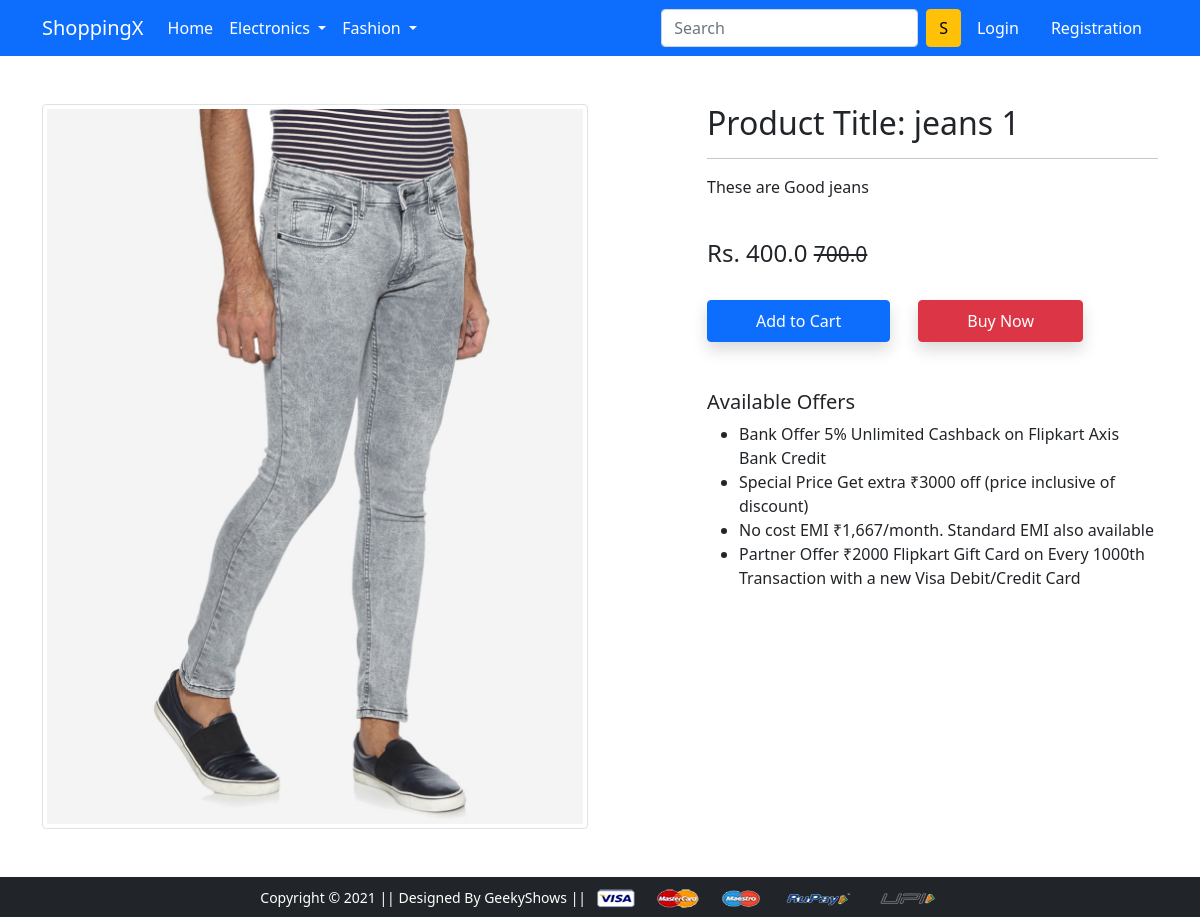
Screenshot of /product-detail/1 with the database file from the repository.
### app/models.py (models this page shows, shortened)
class Product(models.Model):
    title = models.CharField(max_length=100)
    selling_price = models.FloatField()
    discounted_price = models.FloatField()
    description = models.TextField()
    brand = models.CharField(max_length=100)
    category = models.CharField( choices=CATEGORY_CHOICES, max_length=2)
    product_image = models.ImageField(upload_to='productimg')

### app/views.py (the view)
# urls.py: path('product-detail/<int:pk>', views.ProductDetailView.as_view(), name='product-detail'),
class ProductDetailView(View):
 def get(self, request, pk):
    product = Product.objects.get(pk=pk)
    item_already_in_cart = False
    if request.user.is_authenticated:
     item_already_in_cart = Cart.objects.filter(Q(product=product.id) & Q(user = request.user)).exists()
    return render(request, 'app/productdetail.html', {'product':product, 'item_already_in_cart': item_already_in_cart})

### app/templates/app/productdetail.html (shortened to what this page needs)
{% extends 'app/base.html' %}
{% load static %}
{% block main-content %}
<div class="container my-5">
 <div class="row">
  <div class="col-sm-6 text-center align-self-center">
   <img src="{{product.product_image.url}}" alt="" class="img-fluid img-thumbnail">
  </div>
  <div class="col-sm-5 offset-sm-1">
   <h2>Product Title: {{product.title}}</h2>
   <hr>
   <p>{{product.description}}</p> <br>
   <h4>Rs. {{product.discounted_price}} <small class="fw-light text-decoration-line-through">{{product.selling_price}}</small></h4> <br>
   {% if not request.user.is_authenticated %}
     <form action="/add-to-cart" class="d-inline">
    <button type="submit" class="btn btn-primary shadow px-5 py-2">Add to Cart</button>
     </form>
   {% endif %}
   <a href="{% url 'checkout' %}" class="btn btn-danger shadow px-5 py-2 ms-4">Buy Now</a>
   <h5 class="mt-5">Available Offers</h5>
   <ul>
    <li>Bank Offer 5% Unlimited Cashback on Flipkart Axis Bank Credit</li>
    <li>Special Price Get extra ₹3000 off (price inclusive of discount)</li>
    <li>No cost EMI ₹1,667/month. Standard EMI also available</li>
    <li>Partner Offer ₹2000 Flipkart Gift Card on Every 1000th Transaction with a new Visa Debit/Credit Card</li>
   </ul>
  </div>
 </div>
</div>
{% endblock main-content %}

### rows the page displays
Product: product_image (picture), title "jeans 1", description "These are Good jeans", discounted_price "400.0", selling_price "700.0"
